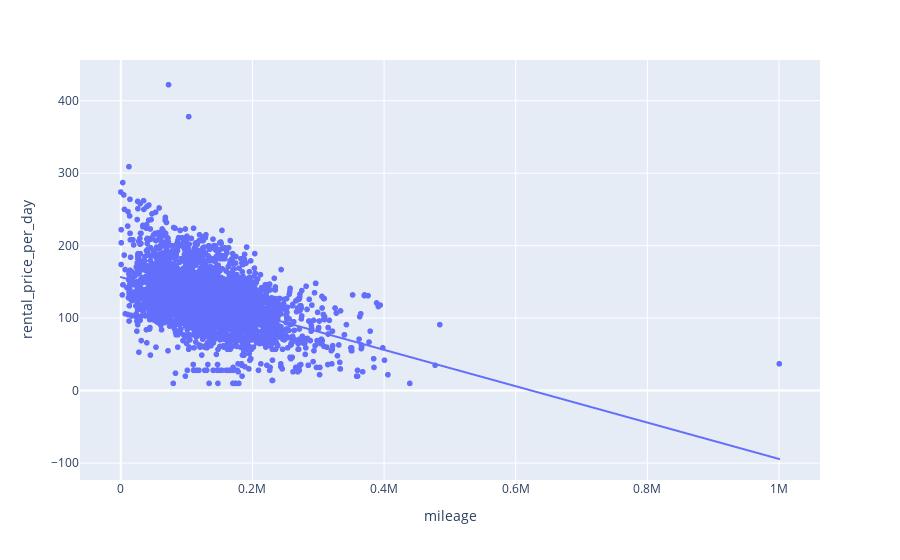

This figure's notebook cell:
### Code cell
fig = px.scatter(df_pricing, x='mileage', y='rental_price_per_day', trendline='ols')
fig.show()

### Figure 1 — Plotly figure (JSON) as saved in the notebook; plotly's stock layout.template omitted (floating-point values rounded to 4 significant figures; data arrays with more than 128 entries replaced by an {"elided": "..."} marker saying what was removed)
{"data": [{"hovertemplate": "mileage=%{x}<br>rental_price_per_day=%{y}<extra></extra>", "legendgroup": "", "marker": {"color": "#636efa", "symbol": "circle"}, "mode": "markers", "name": "", "showlegend": false, "type": "scattergl", "x": {"elided": "4837 int values"}, "xaxis": "x", "y": {"elided": "4837 int values"}, "yaxis": "y"}, {"hovertemplate": "<b>OLS trendline</b><br>rental_price_per_day = -0.000250836 * mileage + 156.587<br>R<sup>2</sup>=0.201745<br><br>mileage=%{x}<br>rental_price_per_day=%{y} <b>(trend)</b><extra></extra>", "legendgroup": "", "marker": {"color": "#636efa", "symbol": "circle"}, "mode": "lines", "name": "", "showlegend": false, "type": "scattergl", "x": {"elided": "4837 int values"}, "xaxis": "x", "y": {"elided": "4837 float values"}, "yaxis": "y"}], "layout": {"legend": {"tracegroupgap": 0}, "margin": {"t": 60}, "xaxis": {"anchor": "y", "domain": [0, 1], "title": {"text": "mileage"}}, "yaxis": {"anchor": "x", "domain": [0, 1], "title": {"text": "rental_price_per_day"}}}}
